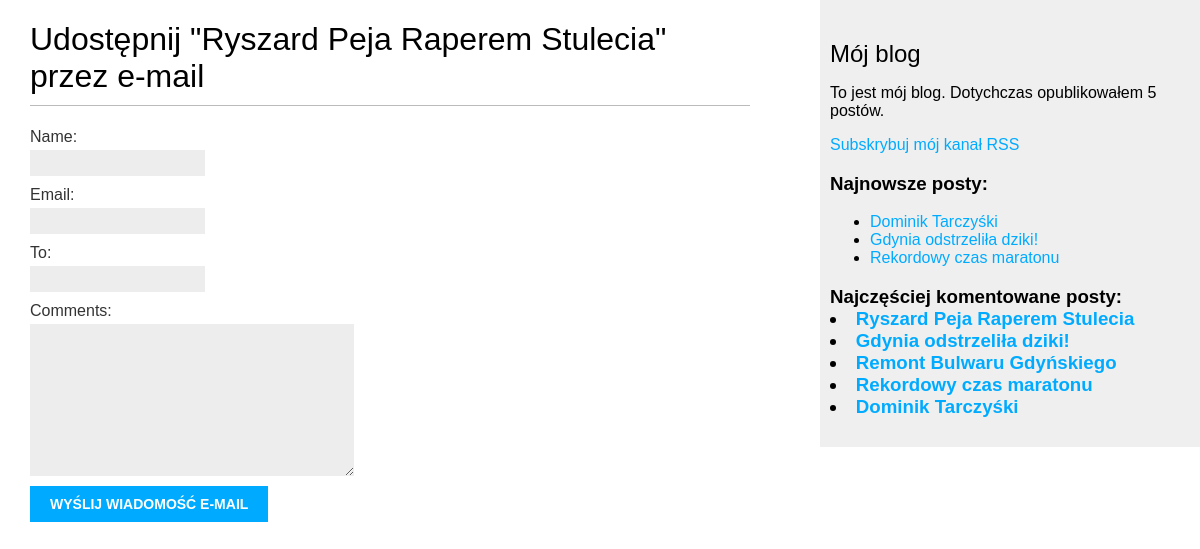
Before: /blog/2/share/ with the older database file.
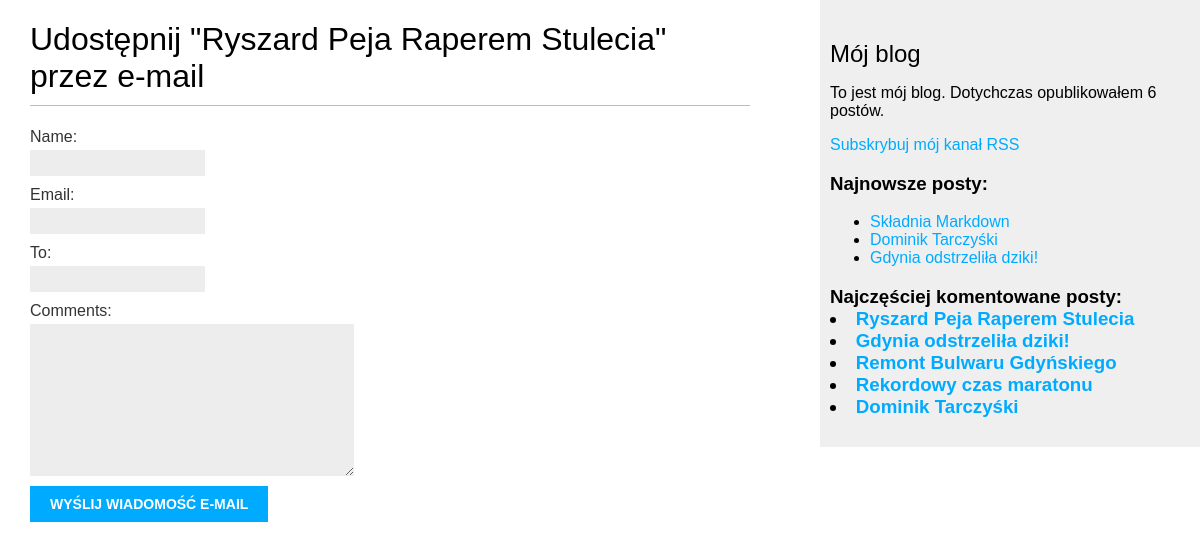
After: the same page with the newer database file.
### blog/models.py (models this page shows, shortened)
class Post(models.Model):
    class Status(models.TextChoices):
        DRAFT = 'DF', 'Roboczy'
        PUBLISHED = 'PB', 'Opublikowany'
    title = models.CharField(max_length=250)
    slug = models.CharField(max_length=250,
                            unique_for_date='publish')
    author = models.ForeignKey(User,
                               on_delete=models.CASCADE,
                               related_name='blog_posts')
    body = models.TextField()
    publish = models.DateTimeField(default=timezone.now)
    created = models.DateTimeField(auto_now_add=True)
    updated = models.DateTimeField(auto_now=True)
    status = models.CharField(max_length=2,
                              choices=Status.choices,
                              default=Status.DRAFT)
    objects = models.Manager()
    published = PublishedManager()
    tags = TaggableManager()
    class Meta:
        ordering = ['-publish']
        indexes = [
            models.Index(fields=['-publish'])
        ]
    def get_absolute_url(self):
        return reverse('blog:post_detail',
                       args=[self.publish.year,
                             self.publish.month,
                             self.publish.day,
                             self.slug])

### blog/views.py (the view)
# urls.py: path('<int:post_id>/share/', views.post_share, name='post_share'),
def post_share(request, post_id):
    post = get_object_or_404(Post, id=post_id, status=Post.Status.PUBLISHED)
    sent = False
    if request.method == 'POST':
        form = EmailPostForm(request.POST)
        if form.is_valid():
            cd = form.cleaned_data
            post_url = request.build_absolute_uri(
                post.get_absolute_url()
            )
            subject = f"{cd['name']} zaleci Ci przeczytanie {post.title}"
            message = f"Przeczytaj {post.title} pod adresem {post_url}\n\n" \
                      f"komentarze: {cd['name']}: {cd['comments']}"
            send_mail(subject, message, 'kuba.polakiewicz2002@gmail.com', [cd['to']])
            sent = True
    else:
        form = EmailPostForm()
    return render(request,
                  'blog/post/share.html',
                  {'post': post,
                   'form': form,
                   'sent': sent})

### blog/forms.py
class EmailPostForm(forms.Form):
    name = forms.CharField(max_length=25)
    email = forms.EmailField()
    to = forms.EmailField()
    comments = forms.CharField(required=False,
                               widget=forms.Textarea)

### blog/models.py (called while the page is built)
    def get_queryset(self):
        return super().get_queryset().filter(status=Post.Status.PUBLISHED)

### blog/templatetags/blog_tags.py (called while the page is built)
@register.simple_tag
def total_posts():
    return Post.published.count()

@register.inclusion_tag('blog/post/latest_posts.html')
def show_latest_posts(count=5):
    latest_posts = Post.published.order_by('-publish')[:count]
    return {'latest_posts': latest_posts}

@register.simple_tag
def get_most_commented_posts(count=5):
    return Post.published.annotate(
        total_comments=Count('comments')
    ).order_by('-total_comments')[:count]

### blog/templates/blog/post/share.html (shortened to what this page needs)
{% extends 'blog/base.html' %}
{% block content %}
    {% if sent %}
        <h1>Wiadomośc e-mail została pomyślnie wysłana</h1>
        <p>
            Wysyłanie posta "{{ post.title }}" do {{ form.cleaned_data.to }}
            zakończyło się sukcesem
        </p>
    {% else %}
        <h1>Udostępnij "{{ post.title }}" przez e-mail</h1>
        <form method="post">
            {{ form.as_p }}
            <input type="submit" value="Wyślij wiadomość e-mail">
        </form>
    {% endif %}
{% endblock %}

### blog/templates/blog/base.html (shortened to what this page needs)
{% load blog_tags %}
{% load static %}
<!DOCTYPE html>
<html>
<head>
    <link href="{% static 'css/blog.css' %}" rel="stylesheet">
</head>
<body>
    <div id="content">
        {% block content %}{% endblock %}
    </div>
    <div id="sidebar">
        <h2>Mój blog</h2>
        <p>
            To jest mój blog.
            Dotychczas opublikowałem {% total_posts %} postów.
        </p>
        <p>
            <a href="{% url 'blog:post_feed' %}">
               Subskrybuj mój kanał RSS
            </a>
        </p>
        <h3>Najnowsze posty:</h3>
        {% show_latest_posts 3 %}
        <h3>
            Najczęściej komentowane posty:
            {% get_most_commented_posts as most_commented_posts%}
            {% for post in most_commented_posts %}
            <li>
                <a href="{{ post.get_absolute_url }}">{{ post.title }}</a>
            </li>
            {% endfor %}
        </h3>
    </div>
</body>
</html>

### blog/templates/blog/post/latest_posts.html
<ul>
    {% for post in latest_posts %}
        <li>
            <a href="{{ post.get_absolute_url }}">{{ post.title }}</a>
        </li>
    {% endfor %}
</ul>

Changed rows visible on the page:
no longer on one of the page's lists (row unchanged): Post: title "Rekordowy czas maratonu"
added Post: title "Składnia Markdown", shown under "Najnowsze posty:"
Other visible differences:
text no longer shown: "5"
text now shown: "6"
